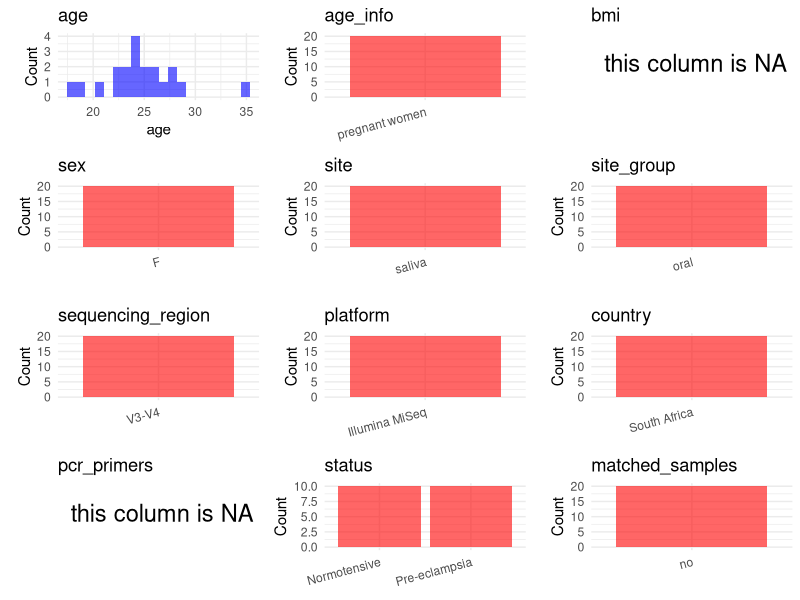

Source code (R): (Note: this script raises an error after producing the figure.)
## ---- chunk 1
# Load libraries
library(dplyr)
library(ggplot2)
library(cowplot)

# (1) Setting working directory
# EDIT HERE: change project_id for each study
project_id <- "PRJNA798597"

base_dir <- "/beegfs/huangxiaochang/global_oral/global-oral-microbiome/data/projects/"
setwd(file.path(base_dir, project_id))

# (2) Loading raw SRA metadata file
sra_file <- "SraRunTable.csv"
initial_meta <- read.csv("SraRunTable.csv", header = TRUE)

# (3) OPTIONAL: If extra metadata (e.g., Table.x or supplemental materials) are available from the article, you may need to merge the file with initial_meta manually. Below is example code for merging. Depending on the specific case of each study, you can customize the code as needed.
# supp_table <- read.csv("supplemental_table.csv", header = TRUE)
# initial_meta <- left_join(initial_meta, supp_table, by = merge_col_name)
## ---- chunk 2
# (1) Read the article in the following order: abstract, the beginning of the results section, and the methods. Understand the sample size, experimental design, and disease group overview. Clarify the sampling sites; for oral and gut samples, specify the exact sites like supragingival plaque, tongue, etc.

# (2) IMPORTANT: MUST go through each column of initial_meta
# head(initial_meta, 10)

# IMPORTANT: Check the unique values in the column of interest or query column.
# lapply(initial_meta[c('body_habitat', 'body_product', 'body_site')], table) # site
# table(initial_meta$host_subject_id) # subject id
# table(initial_meta$platform..exp.) # output is Illumina
# table(initial_meta$target_subfragment..exp.)
## ---- chunk 3
# (1) EDIT HERE: Parameter setup
# NOTE: This project has no lab control samples (blanks/positives) or non-human samples. Leave keywords empty to skip filtering.
control_column <- NA   # column name in initial_meta
# unique(initial_meta[[control_column]])  # uncomment to explore
control_keywords <- c()     # Enter exact keywords

species_column <- NA          # column name in initial_meta
# unique(initial_meta[[species_column]])  # uncomment to explore
non_human_keywords <- c()            # Enter exact keywords


# (2) Remove controls and non-human samples. DO NOT need to modify code in this part, just run it.
n_samples <- nrow(initial_meta)
# Control evaluation
if (length(control_keywords) > 0) {
  if (is.null(control_column) || control_column == "") {
    stop("Error: control_keywords provided but control_column is missing.")
  }

  if (!(control_column %in% colnames(initial_meta))) {
    stop(sprintf("Error: Column '%s' not found in initial_meta.", control_column))
  }

  control_pattern <- paste(control_keywords, collapse = "|")
  control_text <- initial_meta[[control_column]]
  is_control <- grepl(control_pattern, control_text)

} else {
  is_control <- rep(FALSE, n_samples)
}

# Non-human evaluation
if (length(non_human_keywords) > 0) {
  if (is.null(species_column) || species_column == "") {
    stop("Error: non_human_keywords provided but species_column is missing.")
  }

  if (!(species_column %in% colnames(initial_meta))) {
    stop(sprintf("Error: Column '%s' not found in initial_meta.", control_column))
  }

  non_human_pattern <- paste(non_human_keywords, collapse = "|")
  species_text <- initial_meta[[species_column]]
  is_non_human <- grepl(non_human_pattern, species_text)
} else {
  is_non_human <- rep(FALSE, n_samples)
}

# Execute removal
samples_to_remove <- is_control | is_non_human
initial_meta <- initial_meta[!samples_to_remove, ]

cat("Initial samples counts:",n_samples,"\n")
cat("Removed control samples:", sum(is_control), "\n")
cat("Removed non-human samples:", sum(is_non_human), "\n")
cat("Total samples removed ", sum(samples_to_remove), "\n")
cat("Remaining samples after Step 2:", nrow(initial_meta), "\n")
## ---- chunk 4
# Extract columns from initial_meta as follows:
# (1) No modification needed → extract directly.
# (2) Modification needed → create a column start with 'raw_' and mark the target column as "pending".
# (3) Need to find or determine based on the article.

metadata <- data.frame(
  bioproject = initial_meta$BioProject,
  sample_id = initial_meta$Run,
  subject_id = initial_meta$Sample.Name,
  age = initial_meta$AGE,
  age_info = "pregnant women",
  bmi = NA,
  raw_sex = NA,
  sex = "pending",
  sequencing_region = "V3-V4",
  platform = initial_meta$Instrument,
  country = initial_meta$geo_loc_name_country,
  raw_site = initial_meta$Sample.Name,
  site = "pending",
  site_group = "pending",
  public_time = initial_meta$ReleaseDate,
  raw_status = initial_meta$env_local_scale,
  pcr_primers = NA,
  title = NA,
  disease_study = NA,
  status = "pending",
  matched_samples = "pending",
  is_time_series = "no",
  stringsAsFactors = FALSE
)

metadata$public_time <- as.Date(metadata$public_time)
## ---- chunk 5
# (1) Handle the columns with the `raw_` prefix.
# IMPORTANT: Add comments if the modification is not straightforward!!
metadata$sex <- "F"

# Extract subject_id by removing sample type prefix/suffix from raw_site
metadata$subject_id <- gsub("R|V|O|.fastq", "", metadata$raw_site) # Sample Name encoded sample type: R=stool, V=vaginal, O=oral

# Disease status from SRA env_local_scale column (Pre-eclampsia vs Normotensive)
metadata$status <- metadata$raw_status

# Remap site based on sample type code in raw_site (Sample.Name prefix: R=stool, V=vaginal, O=saliva)
metadata <- metadata %>% mutate(site = case_when(
  grepl("^R", raw_site) ~ "stool",
  grepl("^V", raw_site) ~ "vaginal fluid",
  grepl("^O", raw_site) ~ "saliva",
  TRUE ~ NA_character_
))

# Add publication information
metadata$title <- "Diversity of the gut, vaginal and oral microbiome among pregnant women in South Africa with and without pre-eclampsia"
metadata$disease_study <- "yes"

# Keep only saliva samples
metadata <- metadata[metadata$site == "saliva", ]

## ---- chunk 6
# (2) Filling the 'site_group' and 'matched_samples' columns
# editing site_group
unique(metadata$site)
# EDIT HERE: add oral sites
Oral_site = c("saliva", "mouth", "tongue coating", "supragingival plaque", "subgingival plaque", "oral swab", "denture", "tooth", "abscess pus", "adjacent periodontal pocket", "patient healthy crevice", "healthy control crevice", "gingival crevicular fluid", "subgingival plaque")
# EDIT HERE: add gut sites
Gut_site = c("feces", "stool")
# just run
metadata <- metadata %>%
  mutate(site_group = case_when(
    site %in% Oral_site ~ "oral",
    site %in% Gut_site ~ "gut",
    TRUE ~ "other"
  ))

# editing matched_samples, just run.
metadata$matched_samples <- ifelse(
  ave(metadata$subject_id, metadata$subject_id, FUN = length) > 1,
  "yes",
  "no"
)
## ---- chunk 7
# (3) check if there is pending value in metadata. If there is pending value, go on modify the metadata.
# Function to check if a column contains "pending"
has_pending <- function(col) {
  if (is.character(col) || is.factor(col)) {
    any(col == "pending", na.rm = TRUE)
  } else {
    FALSE
  }
}

# Check for any pending value
any_pending_value <- any(sapply(metadata, has_pending))

if (!any_pending_value) {
  message("Good! No cell contains the value 'pending'.")
} else {
  pending_cols <- names(metadata)[sapply(metadata, has_pending)]
  message("Columns containing 'pending': ", paste(pending_cols, collapse = ", "))
  message("Please continue to resolve these pending columns!")
}
## ---- chunk 8
# Select columns for visualization, just run
plot_data <- metadata %>%
  select(-bioproject, -sample_id, -subject_id, -title)

create_simple_plots <- function(data) {
  plots <- list()
  continuous_vars <- c("age", "bmi")

  for (col in colnames(data)) {
    if (all(is.na(data[[col]]))) {
      p <- ggplot() +
        annotate("text", x = 0.5, y = 0.5, label = "this column is NA", size = 6) +
        labs(title = col) +
        theme_void()
    } else if (col %in% continuous_vars && is.numeric(data[[col]])) {
      p <- ggplot(data, aes(x = .data[[col]])) +
        geom_histogram(fill = "blue", alpha = 0.6, bins = 20, na.rm = TRUE) +
        labs(title = col, x = col, y = "Count") +
        theme_minimal()
    } else {
      count_data <- as.data.frame(table(data[[col]], useNA = "ifany"))
      p <- ggplot(count_data, aes(x = reorder(Var1, -Freq), y = Freq)) +
        geom_col(fill = "red", alpha = 0.6) +
        labs(title = col, x = NULL, y = "Count") +
        theme_minimal() +
        theme(axis.text.x = element_text(angle = 15, hjust = 1))
    }
    plots[[col]] <- p
  }

  return(plots)
}

# Generate and arrange plots
plots <- create_simple_plots(plot_data)
p <- plot_grid(plots$age,
               plots$age_info,
               plots$bmi,
               plots$sex,
               plots$site,
               plots$site_group,
               plots$sequencing_region,
               plots$platform,
               plots$country,
               plots$pcr_primers,
               plots$status,
               plots$matched_samples,
               ncol = 3, align = "hv", axis = "lb")
ggsave("Metadata_Summary.png", plot = p, width = 8, height = 6, dpi = 150)
## ---- chunk 9
# Insert Metadata_Summary.png into the current Rmd output
knitr::include_graphics("Metadata_Summary.png")
## ---- chunk 10
# Reorder the data frame
fixed_cols <- c("bioproject", "sample_id", "subject_id", "age", "age_info",
                "bmi", "sex", "platform", "sequencing_region", "pcr_primers",
                "country", "site", "site_group", "disease_study", "status",
                "title", "public_time", "matched_samples", "is_time_series")
metadata <- metadata %>%
  select(all_of(fixed_cols), everything())

# save metadata
# head(metadata)
write.csv(metadata, file = "metadata_v2.csv", quote = TRUE, row.names = FALSE)
